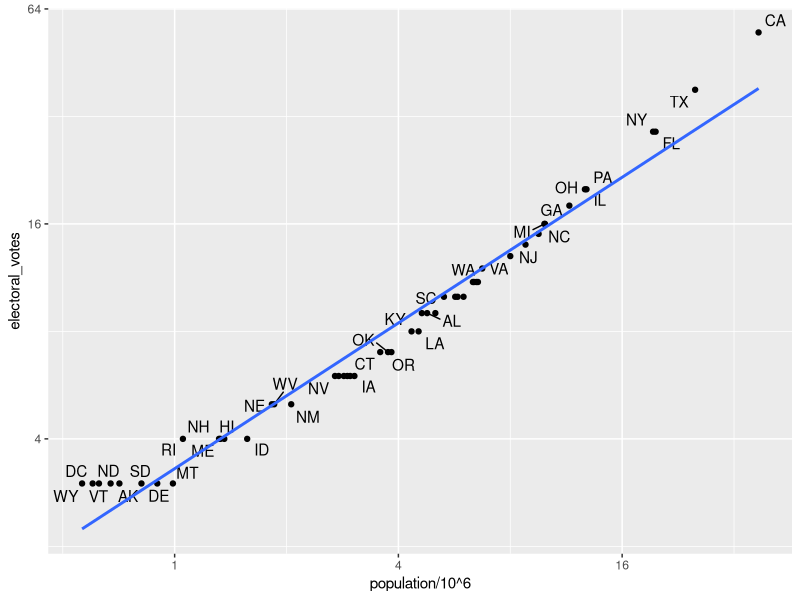

R code for this plot:
library(dslabs)
library(tidyverse)
library(ggrepel)

data("murders")
head(murders)
data("polls_us_election_2016")
head(results_us_election_2016)

tab = left_join(murders, results_us_election_2016, by =  "state")
head(tab)

tab %>% ggplot(aes(population/10^6, electoral_votes, label = abb)) +
  geom_point() +
  geom_text_repel() +
  scale_x_continuous(trans = 'log2') +
  scale_y_continuous(trans = "log2") +
  geom_smooth(method = "lm", se = FALSE)

tab1 = slice(murders, 1:6) %>% select(state, population)
tab1

tab2 = slice(results_us_election_2016, c(1:3, 5, 7:8)) %>%
  select(state, electoral_votes)
tab2


# left_join()
left_join(tab1, tab2)
tab1 %>% left_join(tab2) # Alt.

# Binding
# Combines cols into a tibble
bind_cols(a = 1:3, b = 4:6) # Must be equal in length, otherwise error

# cbind() creates obj other than tibbles

# bind_cols() also combines DFs
tab1 = tab[, 1:3]
tab2 = tab[, 4:6]
tab3 = tab[, 7:9]

new_tab = bind_cols(tab1, tab2, tab3)
head(new_tab)

# bind_rows() combines rows
tab1 = tab[1:2,]
tab2 = tab[3:4,]
bind_rows(tab1, tab2)

# intersect() takes intersection of vectors, DFs
tab1 = tab[1:5,]
tab2 = tab[3:7,]
intersect(tab1, tab2) # Returns rows 3:5

# union() takes the union of unique vals in vectors, DFs
union(1:10, 6:15)
union(tab1, tab2) # Returns rows 1:7


# setdiff() returns the diffs b/w vectors, DFs. NOT SYMETRIC
setdiff(1:10, 6:15) # [1, 2, 3, 4, 5]
setdiff(6:15, 1:10) # [11, 12, 13, 14, 15]

setdiff(tab1, tab2)


# setequal() tells us if sets are equal REGARDLESS OF ORDER
setequal(1:5, 5:1) # TRUE 

# Much more useful for tables
setequal(tab1, tab2)
